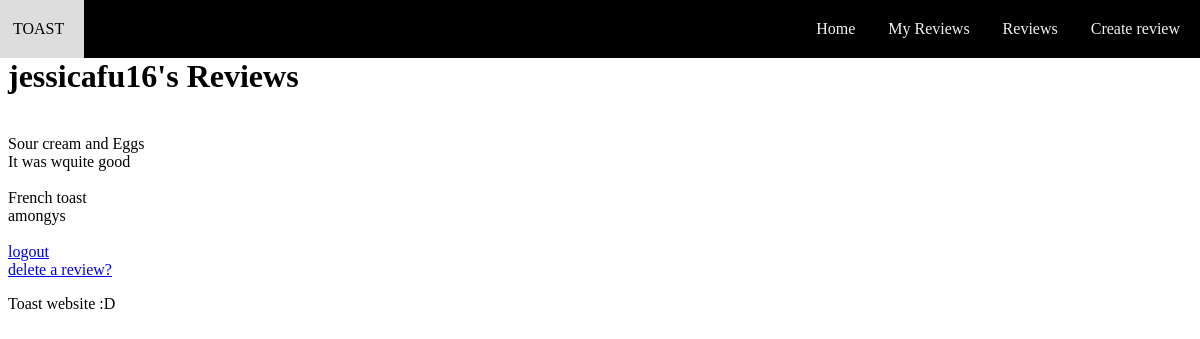
The page /my_reviews (signed in) on the database as committed earlier.
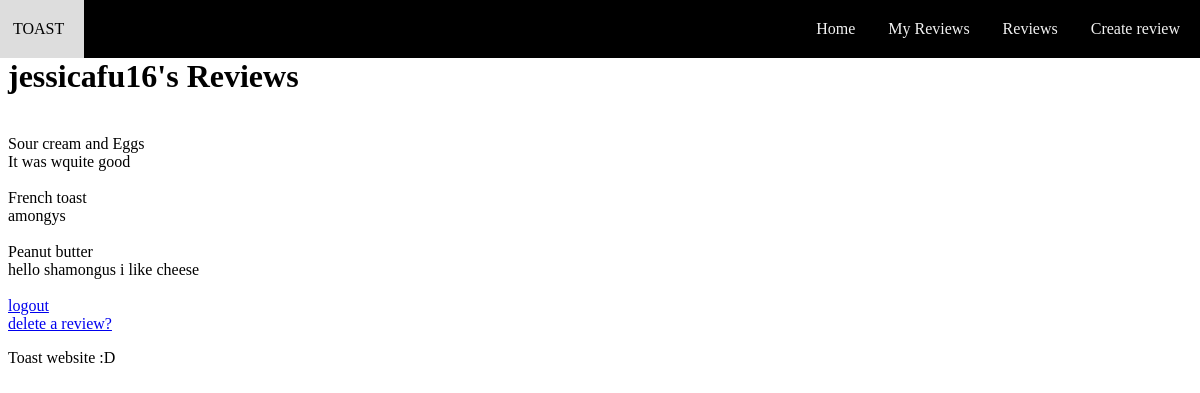
The same page on the database as committed later.
### tables this page shows
CREATE TABLE Reviews (id INTEGER PRIMARY KEY AUTOINCREMENT, user_id INTEGER REFERENCES Users (id), review TEXT NOT NULL, toast_id);

CREATE TABLE Toast (id INTEGER PRIMARY KEY AUTOINCREMENT, description TEXT NOT NULL);

### routes.py (the view)
@app.route('/my_reviews')
def user_reviews():
    if 'username' not in session or session['username'] is None:
        return redirect(url_for('signup'))
    else:
        username = session["username"]
        query = "SELECT t.description, r.review FROM reviews AS r JOIN Users as u ON r.user_id = u.id join Toast AS t ON t.id = r.toast_id WHERE username = '{}'".format(
            username)
        reviews = sql_queries(query, 1)
        return render_template('my_reviews.html', reviews=reviews, username=username)

### routes.py (called while the page is built)
def sql_queries(query, option):
    connection = sqlite3.connect('toast.db')
    cursor = connection.cursor()
    cursor.execute(query)
    if option == 0:
        result = cursor.fetchone()
        return result
    elif option == 1:
        result = cursor.fetchall()
        return result
    elif option == 2:
        connection.commit()
    connection.close()

### templates/my_reviews.html
{%extends 'layout.html'%}
{% block h1 -%}
    {{username}}'s Reviews
{%- endblock%}
{% block main -%}
    {%for review in reviews%}
    <br>{{review[0]}}
    <br>{{review[1]}}<br>
    {%endfor%}
    <br>{{success_message}}
    <a href = "/logout">logout</a><br>
    <a href="/delete_reviews">delete a review?</a>
{%- endblock%}

Rows that differ between the two databases and show on the page:
added Reviews: description "Peanut butter", review "hello shamongus i like cheese"
